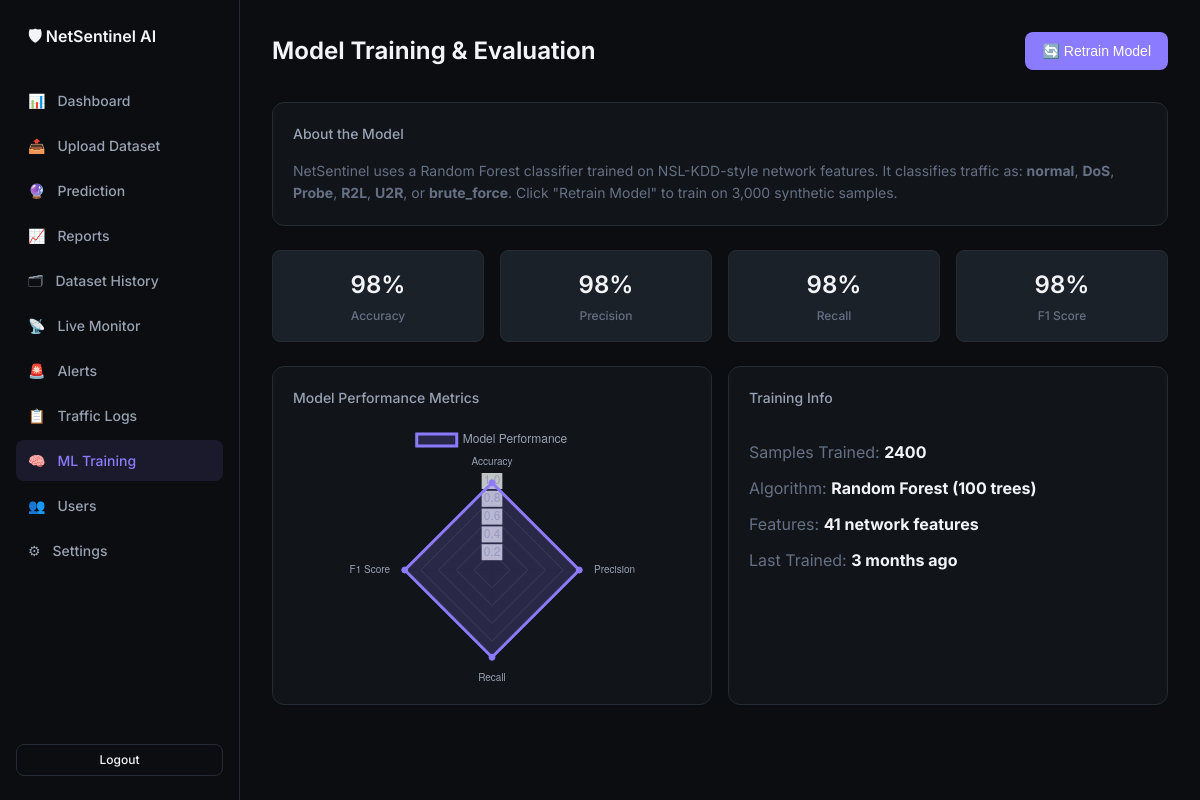
Before: /train/ (signed in) with the older database file.
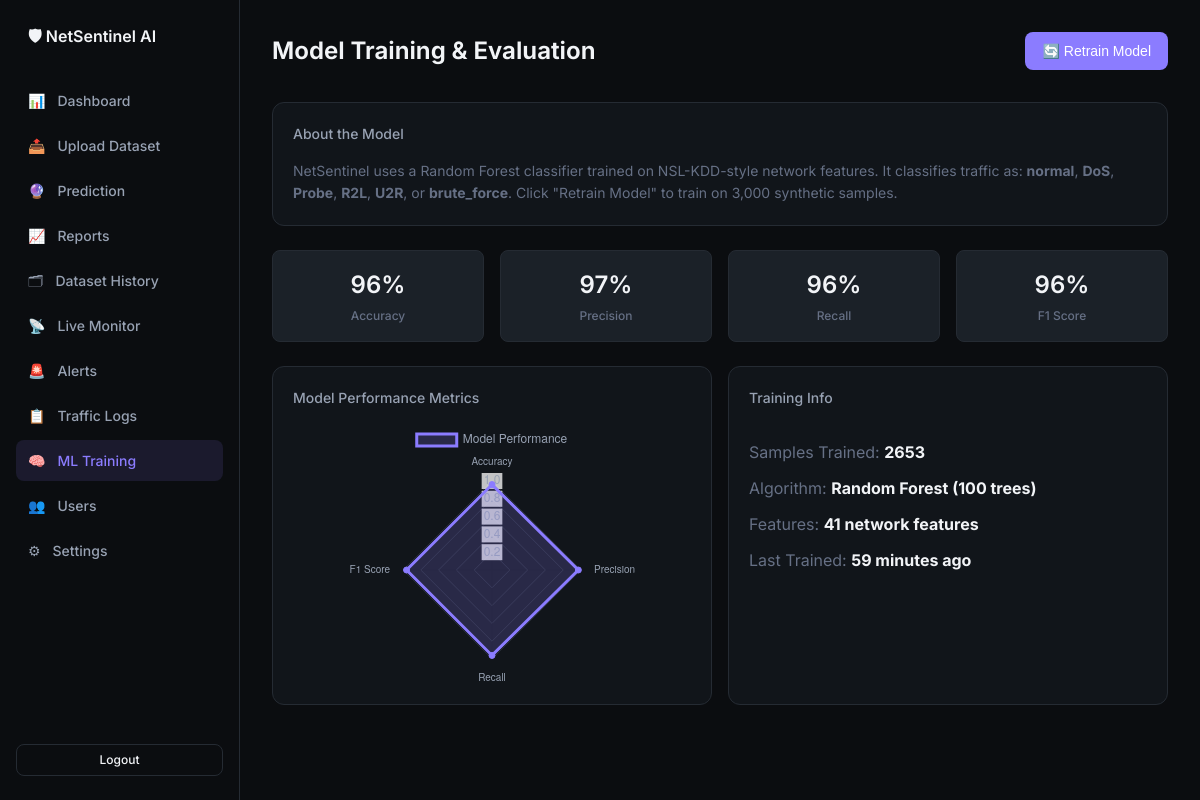
After: the same page with the newer database file.
### ids/models.py (models this page shows, shortened)
class ModelMetrics(models.Model):
    accuracy = models.FloatField()
    precision = models.FloatField()
    recall = models.FloatField()
    f1_score = models.FloatField()
    samples_trained = models.IntegerField(default=0)
    trained_at = models.DateTimeField(auto_now_add=True)
    class Meta:
        ordering = ["-trained_at"]

### ids/views.py (the view)
# urls.py: path("train/", views.train_view, name="train"),
@login_required
def train_view(request):
    metrics = ModelMetrics.objects.first()
    return render(request, "ids/train.html", {"metrics": metrics})

### templates/ids/train.html (shortened to what this page needs)
{% extends "ids/base.html" %}
{% block content %}
<div class="topbar">
  <h1>Model Training & Evaluation</h1>
  <form method="post" action="{% url 'train_model' %}">
    <button type="submit" class="btn btn-primary">🔄 Retrain Model</button>
  </form>
</div>
<div class="chart-card" style="margin-bottom:1.5rem">
  <h3>About the Model</h3>
  <p style="color:var(--muted);font-size:0.875rem;line-height:1.6;margin-top:0.5rem">
    NetSentinel uses a Random Forest classifier trained on NSL-KDD-style network features.
    It classifies traffic as: <strong>normal</strong>, <strong>DoS</strong>, <strong>Probe</strong>,
    <strong>R2L</strong>, <strong>U2R</strong>, or <strong>brute_force</strong>.
    Click "Retrain Model" to train on 3,000 synthetic samples.
  </p>
</div>
{% if metrics %}
<div class="metrics-grid">
  <div class="metric-box">
    <div class="val">{% widthratio metrics.accuracy 1 100 %}%</div>
    <div class="lbl">Accuracy</div>
  </div>
  <div class="metric-box">
    <div class="val">{% widthratio metrics.precision 1 100 %}%</div>
    <div class="lbl">Precision</div>
  </div>
  <div class="metric-box">
    <div class="val">{% widthratio metrics.recall 1 100 %}%</div>
    <div class="lbl">Recall</div>
  </div>
  <div class="metric-box">
    <div class="val">{% widthratio metrics.f1_score 1 100 %}%</div>
    <div class="lbl">F1 Score</div>
  </div>
</div>
<div class="charts-grid" style="margin-top:1.5rem">
  <div class="chart-card">
    <h3>Model Performance Metrics</h3>
    <div class="chart-wrap"><canvas id="metricsChart"></canvas></div>
  </div>
  <div class="chart-card">
    <h3>Training Info</h3>
    <div style="padding:1rem 0">
      <p style="margin-bottom:0.75rem"><span style="color:var(--muted)">Samples Trained:</span> <strong>{{ metrics.samples_trained }}</strong></p>
      <p style="margin-bottom:0.75rem"><span style="color:var(--muted)">Algorithm:</span> <strong>Random Forest (100 trees)</strong></p>
      <p style="margin-bottom:0.75rem"><span style="color:var(--muted)">Features:</span> <strong>41 network features</strong></p>
      <p><span style="color:var(--muted)">Last Trained:</span> <strong>{{ metrics.trained_at|timesince }} ago</strong></p>
    </div>
  </div>
</div>
{% endif %}
{% endblock %}
{% block scripts %}
{% if metrics %}
<script>
new Chart(document.getElementById('metricsChart'), {
  type: 'radar',
  data: {
    labels: ['Accuracy', 'Precision', 'Recall', 'F1 Score'],
    datasets: [{
      label: 'Model Performance',
      data: [{{ metrics.accuracy|floatformat:2 }}, {{ metrics.precision|floatformat:2 }}, {{ metrics.recall|floatformat:2 }}, {{ metrics.f1_score|floatformat:2 }}],
      backgroundColor: 'rgba(139, 124, 255, 0.2)',
      borderColor: '#8B7CFF',
      pointBackgroundColor: '#8B7CFF'
    }]
  },
  options: {
    responsive: true, maintainAspectRatio: false,
    scales: { r: { beginAtZero: true, max: 1, ticks: { color: '#98A2B3' }, grid: { color: '#252B33' }, pointLabels: { color: '#98A2B3' } } },
    plugins: { legend: { labels: { color: '#98A2B3' } } }
  }
});
</script>
{% endif %}
{% endblock %}

Changed rows visible on the page:
no longer on this page (row unchanged): ModelMetrics: accuracy "98", precision "98", recall "98", f1_score "98", samples_trained "2400", trained_at "3 months"
added ModelMetrics: accuracy "96", precision "97", recall "96", f1_score "96", samples_trained "2653", trained_at "59 minutes"
Other visible differences:
chart data {{ metrics.accuracy|floatformat:2 }}: 0.98 → 0.96
chart data {{ metrics.precision|floatformat:2 }}: 0.98 → 0.97
chart data {{ metrics.recall|floatformat:2 }}: 0.98 → 0.96
chart data {{ metrics.f1_score|floatformat:2 }}: 0.98 → 0.96
